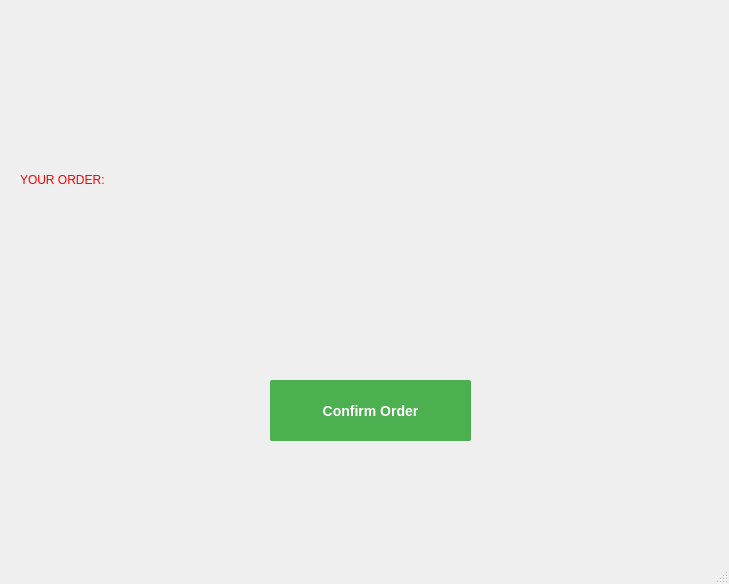
<?xml version="1.0" encoding="UTF-8"?>
<ui version="4.0">
 <class>MainWindow</class>
 <widget class="QMainWindow" name="MainWindow">
  <property name="geometry">
   <rect>
    <x>0</x>
    <y>0</y>
    <width>729</width>
    <height>584</height>
   </rect>
  </property>
  <property name="windowTitle">
   <string>MainWindow</string>
  </property>
  <widget class="QWidget" name="centralwidget">
   <widget class="QWidget" name="verticalLayoutWidget">
    <property name="geometry">
     <rect>
      <x>20</x>
      <y>50</y>
      <width>651</width>
      <height>261</height>
     </rect>
    </property>
    <layout class="QVBoxLayout" name="verticalLayoutOrder">
     <item>
      <widget class="QLabel" name="label">
       <property name="maximumSize">
        <size>
         <width>16777215</width>
         <height>30</height>
        </size>
       </property>
       <property name="styleSheet">
        <string notr="true">color: rgb(255, 0, 0);
font: 12pt &quot;Century Gothic&quot;;</string>
       </property>
       <property name="text">
        <string>YOUR ORDER:</string>
       </property>
      </widget>
     </item>
    </layout>
   </widget>
   <widget class="QPushButton" name="pushButtonConfirm">
    <property name="geometry">
     <rect>
      <x>270</x>
      <y>380</y>
      <width>201</width>
      <height>61</height>
     </rect>
    </property>
    <property name="font">
     <font>
      <pointsize>-1</pointsize>
      <weight>75</weight>
      <bold>true</bold>
     </font>
    </property>
    <property name="styleSheet">
     <string notr="true">QPushButton {
    background-color: #4CAF50; /* Màu xanh lá chủ đạo */
    color: white;
    font-size: 14px;
    font-weight: bold;
    border-radius: 2px;
    padding: 8px 16px;
    border: none;
}

/* Khi hover vào nút */
QPushButton:hover {
    background-color: #2E7D32; /* Xanh lá đậm hơn */
}

/* Khi bấm vào */
QPushButton:pressed {
    background-color: #1B5E20; /* Xanh lá rừng đậm */
}
</string>
    </property>
    <property name="text">
     <string>Confirm Order</string>
    </property>
   </widget>
   <widget class="QLabel" name="label_2">
    <property name="geometry">
     <rect>
      <x>-40</x>
      <y>-1</y>
      <width>831</width>
      <height>561</height>
     </rect>
    </property>
    <property name="text">
     <string/>
    </property>
    <property name="pixmap">
     <pixmap>../images/pic_register.jpg</pixmap>
    </property>
    <property name="scaledContents">
     <bool>true</bool>
    </property>
   </widget>
   <zorder>label_2</zorder>
   <zorder>verticalLayoutWidget</zorder>
   <zorder>pushButtonConfirm</zorder>
  </widget>
  <widget class="QMenuBar" name="menubar">
   <property name="geometry">
    <rect>
     <x>0</x>
     <y>0</y>
     <width>729</width>
     <height>18</height>
    </rect>
   </property>
  </widget>
  <widget class="QStatusBar" name="statusbar"/>
 </widget>
 <resources/>
 <connections/>
</ui>
